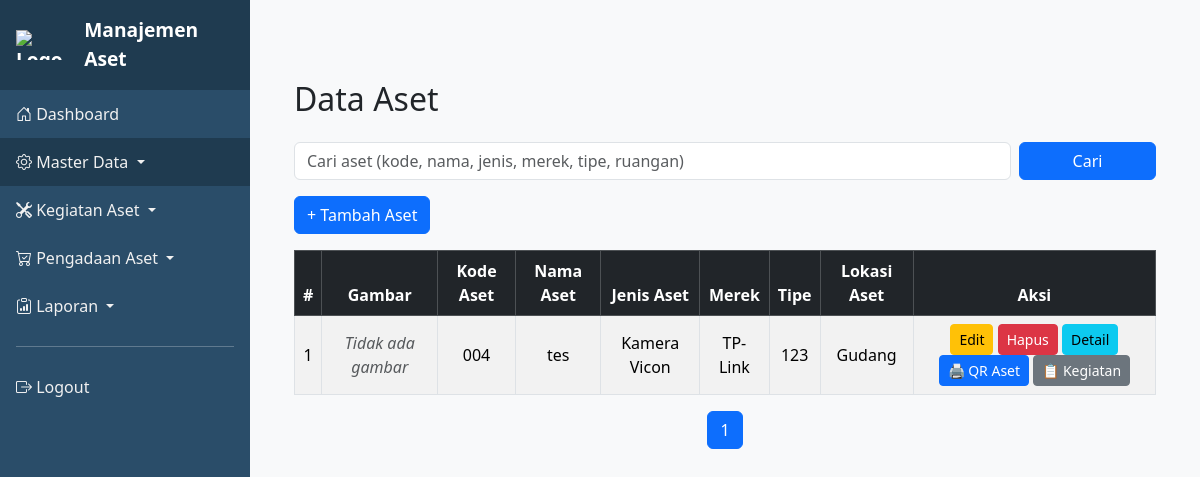
/index.php?page=aset (signed in), run on the app's committed database.
### tables this page shows
CREATE TABLE `aset` (
  `id_aset` int(11) NOT NULL,
  `kode_aset` varchar(50) NOT NULL,
  `nama_aset` varchar(100) NOT NULL,
  `merek` varchar(100) DEFAULT NULL,
  `tipe` varchar(100) DEFAULT NULL,
  `id_ruangan` int(11) NOT NULL,
  `tanggal_perolehan` date NOT NULL,
  `nilai_perolehan` decimal(15,2) NOT NULL,
  `umur_ekonomis` tinyint(4) NOT NULL COMMENT 'Dalam tahun',
  `kondisi_alat` enum('aktif','tidak aktif','rusak','diperbaiki') DEFAULT 'aktif',
  `kepemilikan` enum('RSUD Cibabat','KSO') DEFAULT NULL,
  `status_penyusutan` enum('belum dihitung','dihitung') DEFAULT 'belum dihitung',
  `nomor_seri` varchar(255) DEFAULT NULL,
  `image` varchar(255) DEFAULT NULL,
  `stok` decimal(30,0) DEFAULT NULL,
  `jumlah_nilai_perolehan` decimal(30,0) DEFAULT NULL,
  `id_jenis_aset` int(11) DEFAULT NULL,
  `spo` varchar(255) DEFAULT NULL,
  `model` varchar(255) DEFAULT NULL,
  `jenis_anggaran` enum('BTT','BLUD') DEFAULT NULL,
  `kalibrasi` date DEFAULT NULL,
  `perusahaan` varchar(255) DEFAULT NULL,
  `kartu_kuning` enum('Ada','Tidak Ada') DEFAULT NULL,
  `akl` varchar(255) DEFAULT NULL,
  `nomor_kontrak` varchar(255) DEFAULT NULL,
  `id_merek_aset` int(11) DEFAULT NULL
);

CREATE TABLE `jenis_aset` (
  `id_jenis_aset` int(11) NOT NULL,
  `nama_jenis_aset` varchar(100) NOT NULL,
  `kode_jenis_aset` varchar(255) DEFAULT NULL
);

CREATE TABLE `merek_aset` (
  `id_merek_aset` int(10) NOT NULL,
  `merek_aset` varchar(255) DEFAULT NULL,
  `kode_merek` varchar(255) DEFAULT NULL
);

CREATE TABLE `ruangan` (
  `id_ruangan` int(11) NOT NULL,
  `id_gedung` int(11) NOT NULL,
  `nama_ruangan` varchar(100) NOT NULL,
  `keterangan` varchar(100) DEFAULT NULL
);

### pages/aset.php (the view, shortened to what this page needs)
<?php
require_once $_SERVER['DOCUMENT_ROOT'] . '/samcibabat/includes/db.php';
$limit = 10;
$page = isset($_GET['page']) ? max(1, intval($_GET['page'])) : 1;
$start = ($page - 1) * $limit;
$search = $_GET['search'] ?? '';
$where = "WHERE 1=1";
$totalQuery = $conn->prepare("SELECT COUNT(*) as total
                              FROM aset a
                              LEFT JOIN jenis_aset j ON a.id_jenis_aset = j.id_jenis_aset
                              LEFT JOIN ruangan r ON a.id_ruangan = r.id_ruangan
                              $where");
$totalQuery->execute();
$totalResult = $totalQuery->get_result();
$totalData = $totalResult->fetch_assoc()['total'] ?? 0;
$totalPages = ceil($totalData / $limit);
$sql = "
SELECT a.*, j.nama_jenis_aset, r.nama_ruangan, m.merek_aset
FROM aset a
LEFT JOIN jenis_aset j ON a.id_jenis_aset = j.id_jenis_aset
LEFT JOIN ruangan r ON a.id_ruangan = r.id_ruangan
LEFT JOIN merek_aset m ON a.id_merek_aset = m.id_merek_aset
$where
ORDER BY a.id_aset DESC
LIMIT $start, $limit
";
$stmt = $conn->prepare($sql);
$stmt->execute();
$result = $stmt->get_result();
?>
<!DOCTYPE html>
<html lang="id">
<head>
    <link href="https://cdn.jsdelivr.net/npm/bootstrap@5.3.3/dist/css/bootstrap.min.css" rel="stylesheet">
</head>
<body class="bg-light">
<div class="container py-5">
    <h2 class="mb-4">Data Aset</h2>
    <form method="GET" class="row g-2 mb-3">
        <div class="col-md-10">
            <input type="text" name="search" class="form-control" placeholder="Cari aset (kode, nama, jenis, merek, tipe, ruangan)" value="<?= htmlspecialchars($search) ?>">
        </div>
        <div class="col-md-2">
            <button type="submit" class="btn btn-primary w-100">Cari</button>
        </div>
    </form>
    <div class="mb-3">
        <a href="index.php?page=form_input_aset" class="btn btn-primary">+ Tambah Aset</a>
    </div>
    <table class="table table-bordered table-striped table-hover align-middle text-center">
        <thead class="table-dark">
            <tr>
                <th>#</th>
                <th>Gambar</th>
                <th>Kode Aset</th>
                <th>Nama Aset</th>
                <th>Jenis Aset</th>
                <th>Merek</th>
                <th>Tipe</th>
                <th>Lokasi Aset</th>
                <th>Aksi</th>
            </tr>
        </thead>
        <tbody>
            <?php if ($result && $result->num_rows > 0): ?>
                <?php $no = $start + 1; ?>
                <?php while ($aset = $result->fetch_assoc()): ?>
                    <tr>
                        <td><?= $no++ ?></td>
                        <td>
                            <?php
                            $imageName = $aset['image'] ?? '';
                            $imageURL = '/aset/uploads/' . $imageName;
                            $imagePath = $_SERVER['DOCUMENT_ROOT'] . '/aset/uploads/' . $imageName;
                            if (!empty($imageName) && file_exists($imagePath)) {
                                echo "<img src='$imageURL' class='img-thumbnail' style='width: 80px; height: auto;' alt='Gambar Aset'>";
                            } else {
                                echo "<div class='text-muted fst-italic'>Tidak ada gambar</div>";
                            }
                            ?>
                        </td>
                        <td><?= htmlspecialchars($aset['kode_aset']) ?></td>
                        <td><?= htmlspecialchars($aset['nama_aset']) ?></td>
                        <td><?= htmlspecialchars($aset['nama_jenis_aset']) ?></td>
                        <td><?= htmlspecialchars($aset['merek_aset']) ?></td>
                        <td><?= htmlspecialchars($aset['tipe']) ?></td>
                        <td><?= htmlspecialchars($aset['nama_ruangan']) ?></td>
                        <td>
                            <a href="index.php?page=edit_aset&id_aset=<?= $aset['id_aset'] ?>" class="btn btn-sm btn-warning">
                                <i class="fa fa-edit"></i> Edit
                            </a>
                            <a href="pages/hapus_aset.php?id_aset=<?= $aset['id_aset'] ?>" class="btn btn-danger btn-sm" onclick="return confirm('Yakin ingin menghapus aset ini?')">
                                <i class="fa fa-trash"></i> Hapus
                            </a>
                            <a href="pages/histori_aset.php?id_aset=<?= $aset['id_aset'] ?>" class="btn btn-info btn-sm">
                                <i class="fa fa-info-circle"></i> Detail
                            </a>
                            <button class="btn btn-primary btn-sm" onclick="printQRCode(<?= $aset['id_aset'] ?>)">
                                🖨️ QR Aset
                            </button>
                            <a href="/samcibabat/index.php?page=kegiatan_detail&id_aset=<?= $aset['id_aset'] ?>" class="btn btn-secondary btn-sm">
                                📋 Kegiatan
                            </a>
                        </td>
                    </tr>
                <?php endwhile; ?>
            <?php else: ?>
                <tr>
                    <td colspan="9" class="text-center text-danger">Data tidak ditemukan</td>
                </tr>
            <?php endif; ?>
        </tbody>
    </table>
    <nav>
        <ul class="pagination justify-content-center">
            <?php for ($i = 1; $i <= $totalPages; $i++): ?>
                <li class="page-item <?= $i == $page ? 'active' : '' ?>">
                    <a class="page-link" href="?page=<?= $i ?>&search=<?= urlencode($search) ?>"><?= $i ?></a>
                </li>
            <?php endfor; ?>
        </ul>
    </nav>
</div>
</body>
</html>

### index.php (style rules this page uses)
:root { --main-color: #2A4D69; --hover-color: #1f3b50; --sidebar-width: 250px; }
body { margin: 0; padding: 0; font-family: 'Segoe UI', sans-serif; background-color: #f8f9fa; }

### data on the page
aset: shows "Tidak ada gambar", kode_aset "004", nama_aset "tes", id_jenis_aset.nama_jenis_aset "Kamera Vicon", id_merek_aset.merek_aset "TP-Link", tipe "123", id_ruangan.nama_ruangan "Gudang"
